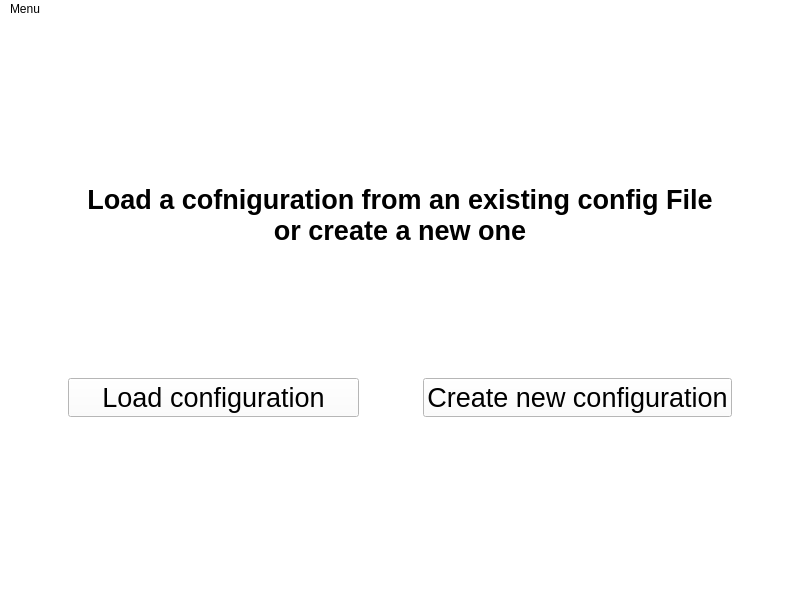
<?xml version="1.0" encoding="UTF-8"?>
<ui version="4.0">
 <class>MainWindow</class>
 <widget class="QMainWindow" name="MainWindow">
  <property name="geometry">
   <rect>
    <x>0</x>
    <y>0</y>
    <width>800</width>
    <height>600</height>
   </rect>
  </property>
  <property name="windowTitle">
   <string>Eneffco Diagram creator</string>
  </property>
  <property name="styleSheet">
   <string notr="true">
background-color: rgb(255, 255, 255);</string>
  </property>
  <widget class="QWidget" name="centralwidget">
   <layout class="QGridLayout" name="gridLayout">
    <item row="0" column="0">
     <spacer name="verticalSpacer_3">
      <property name="orientation">
       <enum>Qt::Vertical</enum>
      </property>
      <property name="sizeHint" stdset="0">
       <size>
        <width>20</width>
        <height>40</height>
       </size>
      </property>
     </spacer>
    </item>
    <item row="1" column="0">
     <widget class="QTextEdit" name="load_config_info_text">
      <property name="frameShape">
       <enum>QFrame::NoFrame</enum>
      </property>
      <property name="frameShadow">
       <enum>QFrame::Plain</enum>
      </property>
      <property name="readOnly">
       <bool>true</bool>
      </property>
      <property name="html">
       <string>&lt;!DOCTYPE HTML PUBLIC &quot;-//W3C//DTD HTML 4.0//EN&quot; &quot;http://www.w3.org/TR/REC-html40/strict.dtd&quot;&gt;
&lt;html&gt;&lt;head&gt;&lt;meta name=&quot;qrichtext&quot; content=&quot;1&quot; /&gt;&lt;style type=&quot;text/css&quot;&gt;
p, li { white-space: pre-wrap; }
&lt;/style&gt;&lt;/head&gt;&lt;body style=&quot; font-family:'MS Shell Dlg 2'; font-size:9.75pt; font-weight:400; font-style:normal;&quot;&gt;
&lt;p align=&quot;center&quot; style=&quot; margin-top:0px; margin-bottom:0px; margin-left:0px; margin-right:0px; -qt-block-indent:0; text-indent:0px;&quot;&gt;&lt;span style=&quot; font-size:20pt; font-weight:600;&quot;&gt;Load a cofniguration from an existing config File&lt;/span&gt;&lt;/p&gt;
&lt;p align=&quot;center&quot; style=&quot; margin-top:0px; margin-bottom:0px; margin-left:0px; margin-right:0px; -qt-block-indent:0; text-indent:0px;&quot;&gt;&lt;span style=&quot; font-size:20pt; font-weight:600;&quot;&gt;or create a new one&lt;/span&gt;&lt;/p&gt;&lt;/body&gt;&lt;/html&gt;</string>
      </property>
     </widget>
    </item>
    <item row="3" column="0">
     <spacer name="verticalSpacer_2">
      <property name="orientation">
       <enum>Qt::Vertical</enum>
      </property>
      <property name="sizeHint" stdset="0">
       <size>
        <width>20</width>
        <height>40</height>
       </size>
      </property>
     </spacer>
    </item>
    <item row="2" column="0">
     <layout class="QHBoxLayout" name="horizontalLayout">
      <item>
       <spacer name="horizontalSpacer_2">
        <property name="orientation">
         <enum>Qt::Horizontal</enum>
        </property>
        <property name="sizeHint" stdset="0">
         <size>
          <width>40</width>
          <height>20</height>
         </size>
        </property>
       </spacer>
      </item>
      <item>
       <widget class="QPushButton" name="load_config_button">
        <property name="font">
         <font>
          <pointsize>20</pointsize>
         </font>
        </property>
        <property name="text">
         <string>    Load configuration    </string>
        </property>
       </widget>
      </item>
      <item>
       <spacer name="horizontalSpacer">
        <property name="orientation">
         <enum>Qt::Horizontal</enum>
        </property>
        <property name="sizeHint" stdset="0">
         <size>
          <width>40</width>
          <height>20</height>
         </size>
        </property>
       </spacer>
      </item>
      <item>
       <widget class="QPushButton" name="create_config_button">
        <property name="font">
         <font>
          <pointsize>20</pointsize>
         </font>
        </property>
        <property name="text">
         <string>Create new configuration</string>
        </property>
       </widget>
      </item>
      <item>
       <spacer name="horizontalSpacer_3">
        <property name="orientation">
         <enum>Qt::Horizontal</enum>
        </property>
        <property name="sizeHint" stdset="0">
         <size>
          <width>40</width>
          <height>20</height>
         </size>
        </property>
       </spacer>
      </item>
     </layout>
    </item>
   </layout>
  </widget>
  <widget class="QMenuBar" name="menubar">
   <property name="geometry">
    <rect>
     <x>0</x>
     <y>0</y>
     <width>800</width>
     <height>21</height>
    </rect>
   </property>
   <widget class="QMenu" name="menuMenu">
    <property name="title">
     <string>Menu</string>
    </property>
    <addaction name="actionQuit"/>
   </widget>
   <addaction name="menuMenu"/>
  </widget>
  <widget class="QStatusBar" name="statusbar"/>
  <action name="actionQuit">
   <property name="text">
    <string>Quit</string>
   </property>
  </action>
 </widget>
 <resources/>
 <connections/>
</ui>
